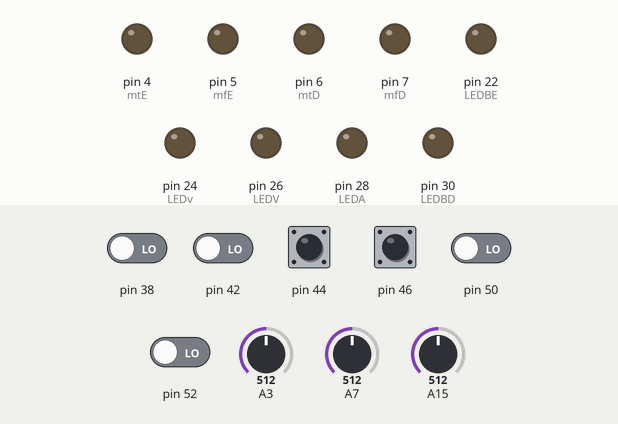
Simulated run of this sketch. Board: Arduino Mega 2560, built with avr-gcc and run on an emulated ATmega2560. Parts: output pins drawn as LEDs (lit = HIGH). Inputs (shaded band) come from the test bench; at power-on: pin 44, pin 46 HIGH, pin 38, pin 42, pin 50, pin 52 LOW, A3 = 512, A7 = 512, A15 = 512.

Above: at 1.2 s.
1.3 s: A3 set to 615
2.8 s: A3 set to 637
At 7.6 s:
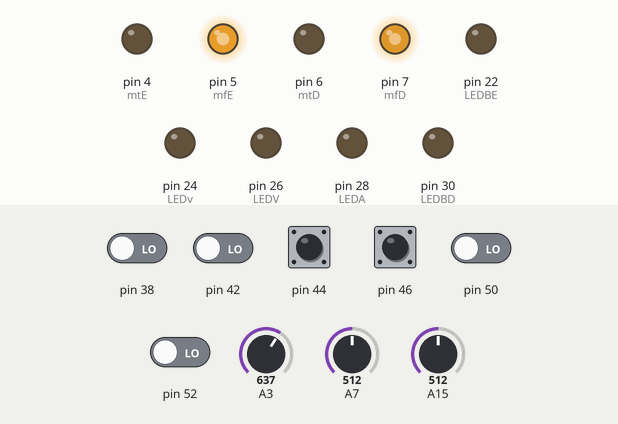
8.8 s: A3 set to 620
At 9.8 s:
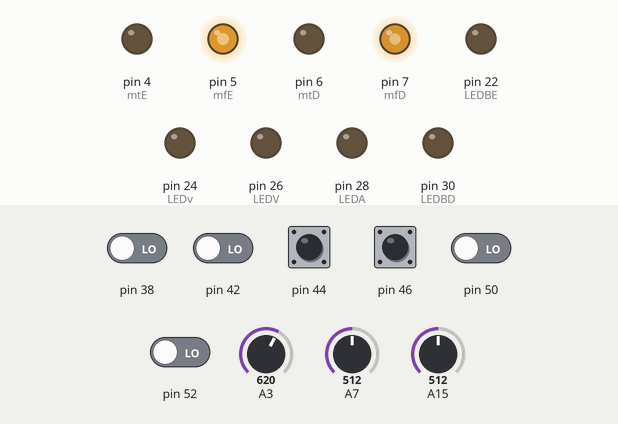
10.7 s: pin 44 pulled LOW for 0.15 s
At 11.0 s:
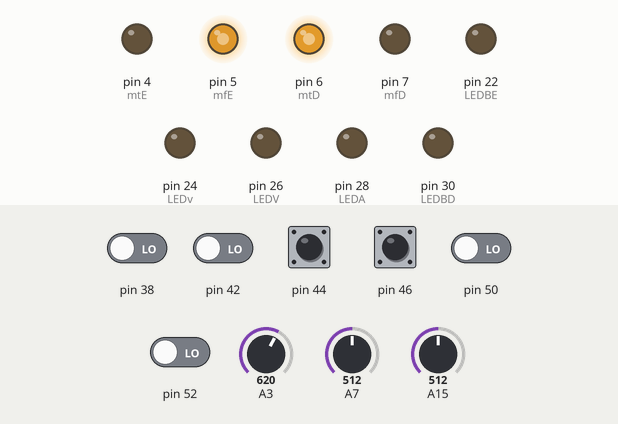
12.3 s: pin 46 pulled LOW for 0.15 s
At 13.4 s:
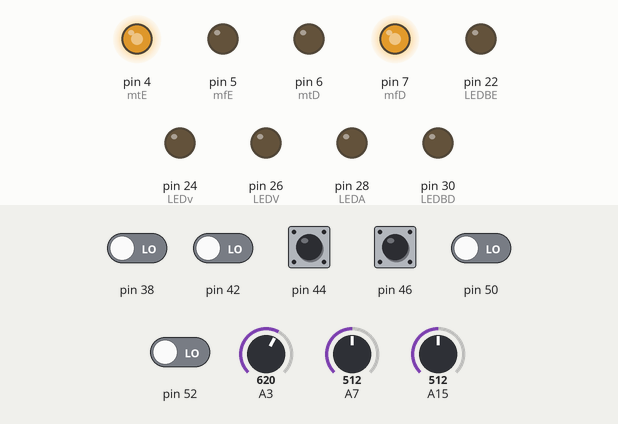
13.9 s: A3 set to 640
At 14.3 s:
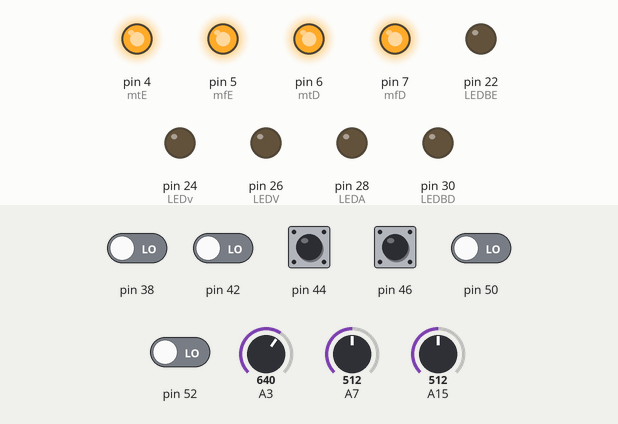
Timing chart, 0 to 17.9 s (numbered marks = the images above; inputs shaded):
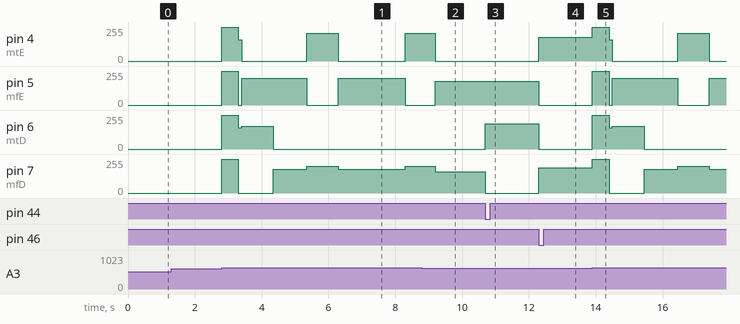

The sketch:

objetos.ino
```cpp
//PROGRMAÇÃO_SAMURAI
//DECLARANDO MOTORES
byte mfE = 5;
byte mtE = 4;
byte mfD = 7;
byte mtD = 6;


//VARIAVEIS GLOBAIS
byte curvaD = 0;
byte curvaE = 0;
int verde = 50;
int verdeD = 0;
int verdeE = 0;


//DECLARANDO SENSORES
int sensor_VE(A15);   //sensor verde esquerdo
int sensor_VD(A7);   //sensor verde direito
int sensor_EE(52);    //sensor extrema esquerda
int sensor_C(50);     //sensor central
int sensor_A(38);     //sensor avançado
int sensor_ED(42);    //sensor extrema direita
int sensor_PE(44);    //sensor ponta esquerda
int sensor_PD(46);    //sensor ponta direita
int sensor_O(A3);     //sensor de objetos

void setup()
{
  //CONFIGURAÇÃO MOTORES
  pinMode(4, OUTPUT);
  pinMode(5, OUTPUT);
  pinMode(7, OUTPUT);
  pinMode(6, OUTPUT);
  pinMode(26, OUTPUT); //LEDV
  pinMode(24, OUTPUT); //LEDv
  pinMode(28, OUTPUT); //LEDA
  pinMode(22, OUTPUT); // LEDBE
  pinMode(30, OUTPUT);// LEDBD

  Serial.begin(9600);

  //CONFIGURAÇÃO SENSORES
  pinMode(sensor_VD, INPUT_PULLUP); //VerdeDireito
  pinMode(sensor_VE, INPUT_PULLUP); //VerdeEsquerdo
  pinMode(sensor_EE, INPUT); //ExtremoEsquerdo
  pinMode(sensor_C, INPUT); //Central
  pinMode(sensor_A, INPUT); //Avançado
  pinMode(sensor_ED, INPUT); //ExtremoDireito
  pinMode(sensor_PE, INPUT_PULLUP); //PontaEsquerda
  pinMode(sensor_PD, INPUT_PULLUP); //PontaDireita
  pinMode(sensor_O, INPUT); //objeto
}

void loop()
{
  // BLOCO DE LEITURA DE SENSORES

  sensor_VD = analogRead(A7);
  sensor_VE = analogRead(A15);
  sensor_EE = digitalRead(52);
  sensor_C = digitalRead(50);
  sensor_A = digitalRead(38);
  sensor_ED = digitalRead(42);
  sensor_PE = digitalRead(44);
  sensor_PD = digitalRead(46);
  sensor_O = analogRead(A3);

  //SEGUE LINHA GAP
  if ((sensor_PE == 0) && (sensor_PD == 0))
  {
    analogWrite(mfE, 160);
    analogWrite(mtE, 0);
    analogWrite(mfD, 140);
    analogWrite(mtD, 0);
  }
  //SEGUE LINHA AJUSTE
  if ((sensor_PE == 0) && (sensor_PD == 1))
  {
    analogWrite(mfE, 180);
    analogWrite(mtE, 0);
    analogWrite(mfD, 0);
    analogWrite(mtD, 190);
  }
  if ((sensor_PE == 1) && (sensor_PD == 0))
  {
    analogWrite(mfE, 0);
    analogWrite(mtE, 180);
    analogWrite(mfD, 190);
    analogWrite(mtD, 0);
  }


  if (sensor_O >= 630)
  {
    analogWrite(mfE, 255);
    analogWrite(mtE, 255);
    analogWrite(mfD, 255);
    analogWrite(mtD, 255);
    delay(500);

    analogWrite(mfE, 0);
    analogWrite(mtE, 160);
    analogWrite(mfD, 0);
    analogWrite(mtD, 160);
    delay(100);

    analogWrite(mfE, 200);
    analogWrite(mtE, 0);
    analogWrite(mfD, 0);
    analogWrite(mtD, 170);
    delay(950);

    analogWrite(mfE, 200);
    analogWrite(mtE, 0);
    analogWrite(mfD, 180);
    analogWrite(mtD, 0);
    delay(1000);

    analogWrite(mfE, 0);
    analogWrite(mtE, 210);
    analogWrite(mfD, 200);
    analogWrite(mtD, 0);
    delay(950);

    analogWrite(mfE, 200);
    analogWrite(mtE, 0);
    analogWrite(mfD, 180);
    analogWrite(mtD, 0);
    delay(2000);

    analogWrite(mfE, 0);
    analogWrite(mtE, 210);
    analogWrite(mfD, 200);
    analogWrite(mtD, 0);
    delay(900);

    analogWrite(mfE, 180);
    analogWrite(mtE, 0);
    analogWrite(mfD, 160);
    analogWrite(mtD, 0);
    delay(1000);


  }


}
```

Measured:
- the behaviour switches between 629 and 630 on A3 (found by bisection; images 0 and 1)
- after the input at 1.3 s, every drawn part: stays the same
- after the input at 2.8 s, pin 4 (mtE): 0/255 → 255/255 at once, → 160/255 0.50 s later, → 0/255 0.10 s later, → 210/255 2.0 s later, … (6 changes in this stretch); pin 5 (mfE): 0/255 → 255/255 at once, → 0/255 0.50 s later, → 200/255 0.10 s later, → 0/255 2.0 s later, … (6 changes in this stretch)
- after the input at 8.8 s, pin 4 (mtE): goes on until 9.2 s, then stays 0/255; pin 5 (mfE): goes on until 9.2 s, then stays 180/255; pin 6 (mtD): stays 0/255 (without the input it goes to 255/255 after 1.4 s); pin 7 (mfD): goes on until 9.2 s, then stays 160/255
- after the input at 10.7 s, pin 6 (mtD): 0/255 → 190/255 at once; pin 7 (mfD): 160/255 → 0/255 at once
- after the input at 12.3 s, pin 4 (mtE): 0/255 → 180/255 at once; pin 5 (mfE): 180/255 → 0/255 at once; pin 6 (mtD): 190/255 → 0/255 at once; pin 7 (mfD): 0/255 → 190/255 at once
- after the input at 13.9 s, pin 4 (mtE): 180/255 → 255/255 at once, → 160/255 0.50 s later, → 0/255 0.10 s later, → 210/255 2.0 s later, … (5 changes in this stretch); pin 5 (mfE): 0/255 → 255/255 at once, → 0/255 0.50 s later, → 200/255 0.10 s later, → 0/255 2.0 s later, … (5 changes in this stretch)
